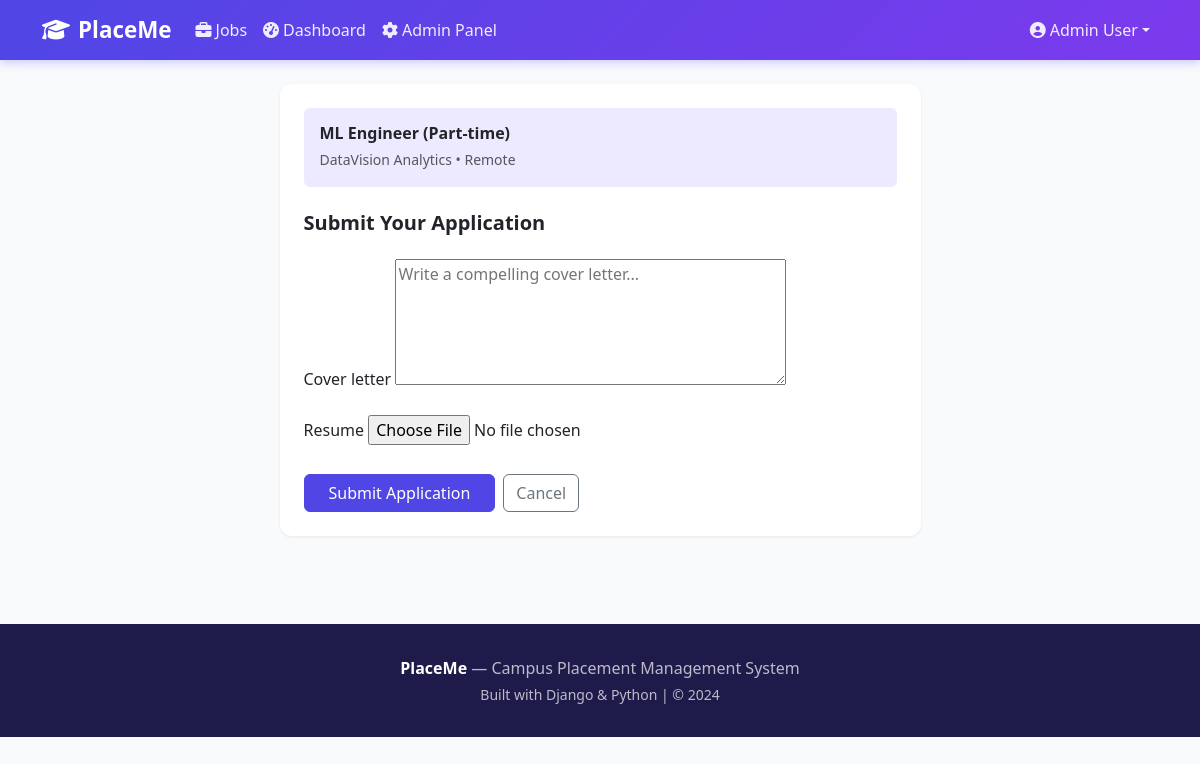
The app's page /jobs/6/apply/ (signed in) with its own data.
### jobs/models.py (models this page shows, shortened)
class Job(models.Model):
    JOB_TYPE_CHOICES = [
        ('full_time', 'Full Time'),
        ('part_time', 'Part Time'),
        ('internship', 'Internship'),
        ('contract', 'Contract'),
    ]
    STATUS_CHOICES = [
        ('active', 'Active'),
        ('closed', 'Closed'),
        ('draft', 'Draft'),
    ]
    company = models.ForeignKey(Company, on_delete=models.CASCADE, related_name='jobs')
    title = models.CharField(max_length=200)
    description = models.TextField()
    requirements = models.TextField()
    job_type = models.CharField(max_length=20, choices=JOB_TYPE_CHOICES, default='full_time')
    location = models.CharField(max_length=200)
    salary_min = models.DecimalField(max_digits=10, decimal_places=2, null=True, blank=True)
    salary_max = models.DecimalField(max_digits=10, decimal_places=2, null=True, blank=True)
    experience_years = models.PositiveIntegerField(default=0)
    skills_required = models.TextField(help_text='Comma separated skills')
    deadline = models.DateField()
    status = models.CharField(max_length=20, choices=STATUS_CHOICES, default='active')
    posted_by = models.ForeignKey(User, on_delete=models.SET_NULL, null=True)
    created_at = models.DateTimeField(auto_now_add=True)
    updated_at = models.DateTimeField(auto_now=True)
    class Meta:
        ordering = ['-created_at']

class Company(models.Model):
    name = models.CharField(max_length=200)
    description = models.TextField(blank=True)
    website = models.URLField(blank=True)
    location = models.CharField(max_length=200)
    industry = models.CharField(max_length=100)
    logo = models.ImageField(upload_to='company_logos/', blank=True, null=True)
    created_at = models.DateTimeField(auto_now_add=True)
    class Meta:
        verbose_name_plural = 'Companies'
        ordering = ['name']

### jobs/views.py (the view)
# urls.py: path('jobs/<int:pk>/apply/', views.apply_job, name='apply_job'),
@login_required
def apply_job(request, pk):
    job = get_object_or_404(Job, pk=pk, status='active')
    if Application.objects.filter(job=job, applicant=request.user).exists():
        messages.warning(request, 'You have already applied for this job.')
        return redirect('job_detail', pk=pk)
    if request.method == 'POST':
        form = JobApplicationForm(request.POST, request.FILES)
        if form.is_valid():
            application = form.save(commit=False)
            application.job = job
            application.applicant = request.user
            application.save()
            messages.success(request, f'Successfully applied for {job.title}!')
            return redirect('dashboard')
    else:
        form = JobApplicationForm()
    return render(request, 'jobs/apply_job.html', {'form': form, 'job': job})

### jobs/forms.py
class JobApplicationForm(forms.ModelForm):
    class Meta:
        model = Application
        fields = ['cover_letter', 'resume']
        widgets = {
            'cover_letter': forms.Textarea(attrs={'rows': 5, 'placeholder': 'Write a compelling cover letter...'}),
        }

### templates/jobs/apply_job.html (shortened to what this page needs)
{% extends 'base.html' %}
{% block content %}
<div class="container py-4">
  <div class="row justify-content-center">
    <div class="col-md-7">
      <div class="card p-4">
        <div class="mb-4 p-3 rounded" style="background:#ede9fe;">
          <h6 class="fw-bold mb-1">{{ job.title }}</h6>
          <small class="text-muted">{{ job.company.name }} &bull; {{ job.location }}</small>
        </div>
        <h5 class="fw-bold mb-4">Submit Your Application</h5>
        <form method="post" enctype="multipart/form-data">{% csrf_token %}
          {% for field in form %}
          <div class="mb-3">
            <label class="form-label fw-500">{{ field.label }}</label>
            {{ field }}
          </div>
          {% endfor %}
          <div class="d-flex gap-2 mt-4">
            <button type="submit" class="btn btn-primary px-4">Submit Application</button>
            <a href="{% url 'job_detail' job.pk %}" class="btn btn-outline-secondary">Cancel</a>
          </div>
        </form>
      </div>
    </div>
  </div>
</div>
{% endblock %}

### templates/base.html (shortened to what this page needs)
<!DOCTYPE html>
<html lang="en">
<head>
<link href="https://cdnjs.cloudflare.com/ajax/libs/bootstrap/5.3.0/css/bootstrap.min.css" rel="stylesheet">
<link href="https://cdnjs.cloudflare.com/ajax/libs/font-awesome/6.4.0/css/all.min.css" rel="stylesheet">
</head>
<body>
<nav class="navbar navbar-expand-lg">
  <div class="container">
    <a class="navbar-brand" href="{% url 'home' %}"><i class="fas fa-graduation-cap me-2"></i>PlaceMe</a>
    <div class="collapse navbar-collapse" id="nav">
      <ul class="navbar-nav me-auto">
        <li class="nav-item"><a class="nav-link" href="{% url 'job_list' %}"><i class="fas fa-briefcase me-1"></i>Jobs</a></li>
        {% if user.is_authenticated %}
        <li class="nav-item"><a class="nav-link" href="{% url 'dashboard' %}"><i class="fas fa-tachometer-alt me-1"></i>Dashboard</a></li>
        {% if user.is_staff %}
        <li class="nav-item"><a class="nav-link" href="{% url 'admin_dashboard' %}"><i class="fas fa-cog me-1"></i>Admin Panel</a></li>
        {% endif %}
        {% endif %}
      </ul>
      <ul class="navbar-nav">
        {% if user.is_authenticated %}
        <li class="nav-item dropdown">
          <a class="nav-link dropdown-toggle" href="#" data-bs-toggle="dropdown">
            <i class="fas fa-user-circle me-1"></i>{{ user.get_full_name|default:user.username }}</a>
        </li>
        {% else %}
        <li class="nav-item"><a class="nav-link" href="{% url 'login' %}">Login</a></li>
        <li class="nav-item"><a class="btn btn-light btn-sm ms-2 fw-600" href="{% url 'register' %}">Register</a></li>
        {% endif %}
      </ul>
    </div>
  </div>
</nav>
{% block content %}{% endblock %}
<footer>
  <div class="container text-center">
    <p class="mb-1"><strong class="text-white">PlaceMe</strong> — Campus Placement Management System</p>
    <p class="small mb-0">Built with Django &amp; Python | © 2024</p>
  </div>
</footer>
</body>
</html>

### templates/base.html (style rules this page uses)
:root { --primary: #4f46e5; --secondary: #7c3aed; }
body { font-family: 'Segoe UI', sans-serif; background: #f8fafc; }
.navbar { background: linear-gradient(135deg, #4f46e5, #7c3aed) !important; box-shadow: 0 2px 10px rgba(79,70,229,.3); }
.navbar-brand { font-weight: 700; font-size: 1.4rem; color: #fff !important; }
.nav-link { color: rgba(255,255,255,.9) !important; font-weight: 500; }
.btn-primary { background: var(--primary); border-color: var(--primary); }
.card { border: none; border-radius: 12px; box-shadow: 0 1px 3px rgba(0,0,0,.08); }
footer { background: #1e1b4b; color: rgba(255,255,255,.7); padding: 2rem 0; margin-top: 4rem; }

### records on screen
Job: title "ML Engineer (Part-time)", company.name "DataVision Analytics", location "Remote"

### other values on screen
{{ user.get_full_name|default:user.username }} "Admin User"
{{ field.label }} "Cover letter" "Resume"
